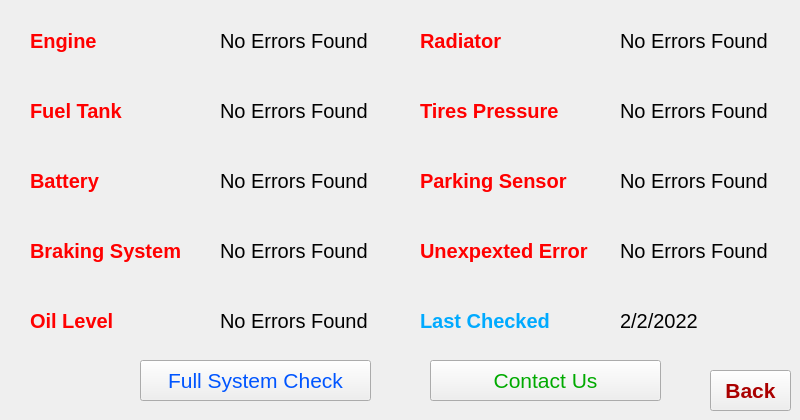
  <widget class="QWidget" name="tab_3">
   <attribute name="title">
    <string>Diagnostics</string>
   </attribute>
   <widget class="QPushButton" name="CheckUp">
    <property name="geometry">
     <rect>
      <x>140</x>
      <y>360</y>
      <width>231</width>
      <height>41</height>
     </rect>
    </property>
    <property name="font">
     <font>
      <pointsize>16</pointsize>
      <bold>false</bold>
     </font>
    </property>
    <property name="styleSheet">
     <string notr="true">color: rgb(0, 85, 255);</string>
    </property>
    <property name="text">
     <string>Full System Check</string>
    </property>
    <property name="icon">
     <iconset>
      <normaloff>../Images/settingsLogo.png</normaloff>../Images/settingsLogo.png</iconset>
    </property>
    <property name="iconSize">
     <size>
      <width>30</width>
      <height>30</height>
     </size>
    </property>
   </widget>
   <widget class="QPushButton" name="Contact">
    <property name="geometry">
     <rect>
      <x>430</x>
      <y>360</y>
      <width>231</width>
      <height>41</height>
     </rect>
    </property>
    <property name="font">
     <font>
      <pointsize>16</pointsize>
      <bold>false</bold>
     </font>
    </property>
    <property name="styleSheet">
     <string notr="true">color: rgb(0, 170, 0);</string>
    </property>
    <property name="text">
     <string>Contact Us</string>
    </property>
    <property name="icon">
     <iconset>
      <normaloff>../Images/phoneLogo.png</normaloff>../Images/phoneLogo.png</iconset>
    </property>
    <property name="iconSize">
     <size>
      <width>30</width>
      <height>30</height>
     </size>
    </property>
   </widget>
   <widget class="QLabel" name="label_3">
    <property name="geometry">
     <rect>
      <x>30</x>
      <y>20</y>
      <width>181</width>
      <height>41</height>
     </rect>
    </property>
    <property name="font">
     <font>
      <pointsize>15</pointsize>
      <bold>true</bold>
     </font>
    </property>
    <property name="styleSheet">
     <string notr="true">color: rgb(255, 0, 0);</string>
    </property>
    <property name="text">
     <string>Engine</string>
    </property>
   </widget>
   <widget class="QLabel" name="label_4">
    <property name="geometry">
     <rect>
      <x>30</x>
      <y>90</y>
      <width>181</width>
      <height>41</height>
     </rect>
    </property>
    <property name="font">
     <font>
      <pointsize>15</pointsize>
      <bold>true</bold>
     </font>
    </property>
    <property name="styleSheet">
     <string notr="true">color: rgb(255, 0, 0);</string>
    </property>
    <property name="text">
     <string>Fuel Tank</string>
    </property>
   </widget>
   <widget class="QLabel" name="label_5">
    <property name="geometry">
     <rect>
      <x>30</x>
      <y>160</y>
      <width>181</width>
      <height>41</height>
     </rect>
    </property>
    <property name="font">
     <font>
      <pointsize>15</pointsize>
      <bold>true</bold>
     </font>
    </property>
    <property name="styleSheet">
     <string notr="true">color: rgb(255, 0, 0);</string>
    </property>
    <property name="text">
     <string>Battery</string>
    </property>
   </widget>
   <widget class="QLabel" name="label_6">
    <property name="geometry">
     <rect>
      <x>30</x>
      <y>230</y>
      <width>181</width>
      <height>41</height>
     </rect>
    </property>
    <property name="font">
     <font>
      <pointsize>15</pointsize>
      <bold>true</bold>
     </font>
    </property>
    <property name="styleSheet">
     <string notr="true">color: rgb(255, 0, 0);</string>
    </property>
    <property name="text">
     <string>Braking System</string>
    </property>
   </widget>
   <widget class="QLabel" name="label_7">
    <property name="geometry">
     <rect>
      <x>30</x>
      <y>300</y>
      <width>181</width>
      <height>41</height>
     </rect>
    </property>
    <property name="font">
     <font>
      <pointsize>15</pointsize>
      <bold>true</bold>
     </font>
    </property>
    <property name="styleSheet">
     <string notr="true">color: rgb(255, 0, 0);</string>
    </property>
    <property name="text">
     <string>Oil Level</string>
    </property>
   </widget>
   <widget class="QLabel" name="Braking">
    <property name="geometry">
     <rect>
      <x>220</x>
      <y>230</y>
      <width>201</width>
      <height>41</height>
     </rect>
    </property>
    <property name="font">
     <font>
      <pointsize>15</pointsize>
      <bold>false</bold>
     </font>
    </property>
    <property name="styleSheet">
     <string notr="true"/>
    </property>
    <property name="text">
     <string>No Errors Found</string>
    </property>
   </widget>
   <widget class="QLabel" name="Battery">
    <property name="geometry">
     <rect>
      <x>220</x>
      <y>160</y>
      <width>201</width>
      <height>41</height>
     </rect>
    </property>
    <property name="font">
     <font>
      <pointsize>15</pointsize>
      <bold>false</bold>
     </font>
    </property>
    <property name="styleSheet">
     <string notr="true"/>
    </property>
    <property name="text">
     <string>No Errors Found</string>
    </property>
   </widget>
   <widget class="QLabel" name="Engine">
    <property name="geometry">
     <rect>
      <x>220</x>
      <y>20</y>
      <width>201</width>
      <height>41</height>
     </rect>
    </property>
    <property name="font">
     <font>
      <pointsize>15</pointsize>
      <bold>false</bold>
     </font>
    </property>
    <property name="styleSheet">
     <string notr="true"/>
    </property>
    <property name="text">
     <string>No Errors Found</string>
    </property>
   </widget>
   <widget class="QLabel" name="Fuel">
    <property name="geometry">
     <rect>
      <x>220</x>
      <y>90</y>
      <width>201</width>
      <height>41</height>
     </rect>
    </property>
    <property name="font">
     <font>
      <pointsize>15</pointsize>
      <bold>false</bold>
     </font>
    </property>
    <property name="styleSheet">
     <string notr="true"/>
    </property>
    <property name="text">
     <string>No Errors Found</string>
    </property>
   </widget>
   <widget class="QLabel" name="Oil">
    <property name="geometry">
     <rect>
      <x>220</x>
      <y>300</y>
      <width>201</width>
      <height>41</height>
     </rect>
    </property>
    <property name="font">
     <font>
      <pointsize>15</pointsize>
      <bold>false</bold>
     </font>
    </property>
    <property name="styleSheet">
     <string notr="true"/>
    </property>
    <property name="text">
     <string>No Errors Found</string>
    </property>
   </widget>
   <widget class="QLabel" name="Tires">
    <property name="geometry">
     <rect>
      <x>620</x>
      <y>90</y>
      <width>171</width>
      <height>41</height>
     </rect>
    </property>
    <property name="font">
     <font>
      <pointsize>15</pointsize>
      <bold>false</bold>
     </font>
    </property>
    <property name="styleSheet">
     <string notr="true"/>
    </property>
    <property name="text">
     <string>No Errors Found</string>
    </property>
   </widget>
   <widget class="QLabel" name="Radiator">
    <property name="geometry">
     <rect>
      <x>620</x>
      <y>20</y>
      <width>171</width>
      <height>41</height>
     </rect>
    </property>
    <property name="font">
     <font>
      <pointsize>15</pointsize>
      <bold>false</bold>
     </font>
    </property>
    <property name="styleSheet">
     <string notr="true"/>
    </property>
    <property name="text">
     <string>No Errors Found</string>
    </property>
   </widget>
   <widget class="QLabel" name="label_8">
    <property name="geometry">
     <rect>
      <x>420</x>
      <y>230</y>
      <width>191</width>
      <height>41</height>
     </rect>
    </property>
    <property name="font">
     <font>
      <pointsize>15</pointsize>
      <bold>true</bold>
     </font>
    </property>
    <property name="styleSheet">
     <string notr="true">color: rgb(255, 0, 0);</string>
    </property>
    <property name="text">
     <string>Unexpexted Error</string>
    </property>
   </widget>
   <widget class="QLabel" name="label_9">
    <property name="geometry">
     <rect>
      <x>420</x>
      <y>160</y>
      <width>201</width>
      <height>41</height>
     </rect>
    </property>
    <property name="font">
     <font>
      <pointsize>15</pointsize>
      <bold>true</bold>
     </font>
    </property>
    <property name="styleSheet">
     <string notr="true">color: rgb(255, 0, 0);</string>
    </property>
    <property name="text">
     <string>Parking Sensor</string>
    </property>
   </widget>
   <widget class="QLabel" name="label_10">
    <property name="geometry">
     <rect>
      <x>420</x>
      <y>300</y>
      <width>191</width>
      <height>41</height>
     </rect>
    </property>
    <property name="font">
     <font>
      <pointsize>15</pointsize>
      <bold>true</bold>
     </font>
    </property>
    <property name="styleSheet">
     <string notr="true">color: rgb(0, 170, 255);</string>
    </property>
    <property name="text">
     <string>Last Checked</string>
    </property>
   </widget>
   <widget class="QLabel" name="Sensor">
    <property name="geometry">
     <rect>
      <x>620</x>
      <y>160</y>
      <width>171</width>
      <height>41</height>
     </rect>
    </property>
    <property name="font">
     <font>
      <pointsize>15</pointsize>
      <bold>false</bold>
     </font>
    </property>
    <property name="styleSheet">
     <string notr="true"/>
    </property>
    <property name="text">
     <string>No Errors Found</string>
    </property>
   </widget>
   <widget class="QLabel" name="Sensor_2">
    <property name="geometry">
     <rect>
      <x>620</x>
      <y>230</y>
      <width>171</width>
      <height>41</height>
     </rect>
    </property>
    <property name="font">
     <font>
      <pointsize>15</pointsize>
      <bold>false</bold>
     </font>
    </property>
    <property name="styleSheet">
     <string notr="true"/>
    </property>
    <property name="text">
     <string>No Errors Found</string>
    </property>
   </widget>
   <widget class="QLabel" name="label_11">
    <property name="geometry">
     <rect>
      <x>420</x>
      <y>20</y>
      <width>201</width>
      <height>41</height>
     </rect>
    </property>
    <property name="font">
     <font>
      <pointsize>15</pointsize>
      <bold>true</bold>
     </font>
    </property>
    <property name="styleSheet">
     <string notr="true">color: rgb(255, 0, 0);</string>
    </property>
    <property name="text">
     <string>Radiator</string>
    </property>
   </widget>
   <widget class="QLabel" name="label_12">
    <property name="geometry">
     <rect>
      <x>420</x>
      <y>90</y>
      <width>201</width>
      <height>41</height>
     </rect>
    </property>
    <property name="font">
     <font>
      <pointsize>15</pointsize>
      <bold>true</bold>
     </font>
    </property>
    <property name="styleSheet">
     <string notr="true">color: rgb(255, 0, 0);</string>
    </property>
    <property name="text">
     <string>Tires Pressure</string>
    </property>
   </widget>
   <widget class="QLabel" name="Date">
    <property name="geometry">
     <rect>
      <x>620</x>
      <y>300</y>
      <width>171</width>
      <height>41</height>
     </rect>
    </property>
    <property name="font">
     <font>
      <pointsize>15</pointsize>
      <bold>false</bold>
     </font>
    </property>
    <property name="styleSheet">
     <string notr="true"/>
    </property>
    <property name="text">
     <string>2/2/2022</string>
    </property>
   </widget>
   <widget class="QPushButton" name="back_4">
    <property name="geometry">
     <rect>
      <x>710</x>
      <y>370</y>
      <width>81</width>
      <height>41</height>
     </rect>
    </property>
    <property name="font">
     <font>
      <pointsize>16</pointsize>
      <bold>true</bold>
     </font>
    </property>
    <property name="styleSheet">
     <string notr="true">color: rgb(170, 0, 0);</string>
    </property>
    <property name="text">
     <string>Back</string>
    </property>
   </widget>
  </widget>
